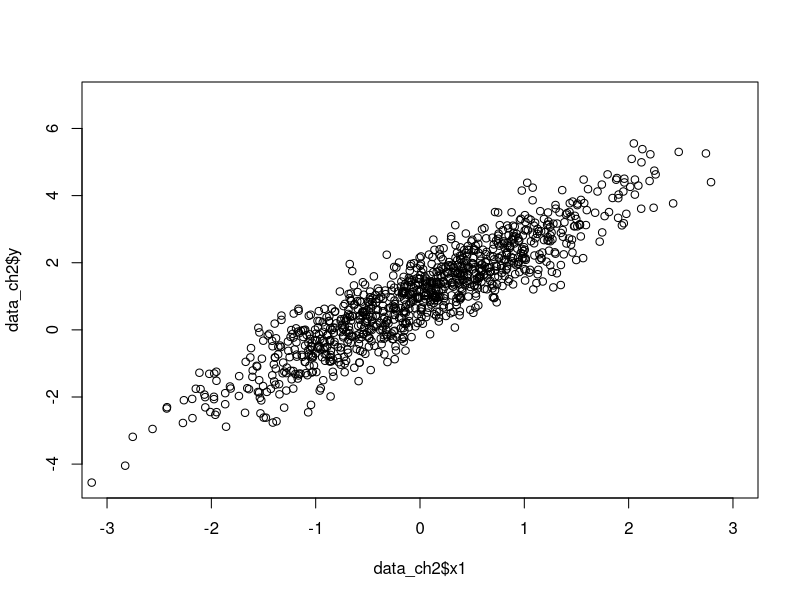
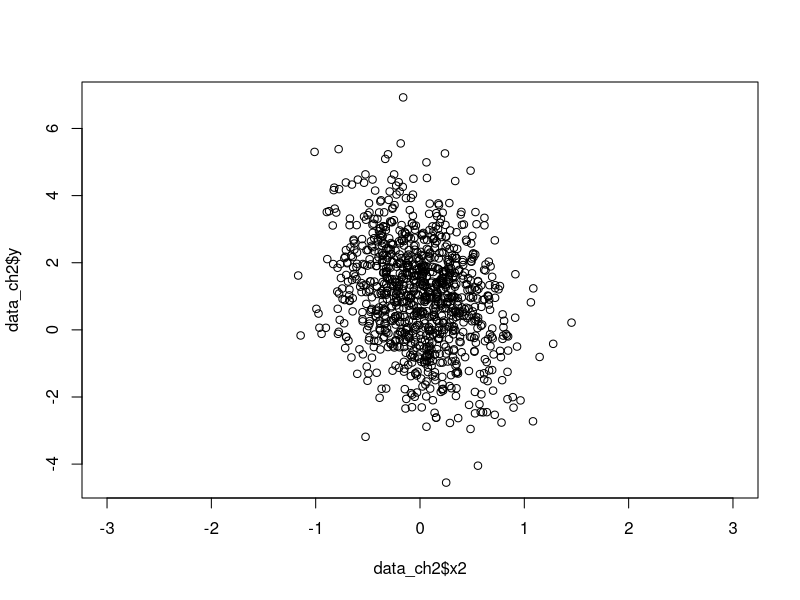

Write the R code that produced these figures, in order.
# Simple Regression
y = c(7,3,5,6,1,2) # y= # of cup of coffee
x = c(1,0,1,1,0,0) # x= baby cried

## Original model:               y = b0 + b1x + u
## Estimated model (prediction): yhat = b0hat + b1hatx
## Estimated model (prediction): yhat = 2 + 4x
## H0: b0 = 0; t = b0hat/se 
## H0: b1 = 0;
lm <- lm(y~x)
typeof(lm)
summary(lm)

# R-squared Illustration
library(readxl)
data_ch2 <- read_excel('data_ch2.xlsx')
plot(data_ch2$x1, data_ch2$y, xlim = c(-3,3))
plot(data_ch2$x2, data_ch2$y, xlim = c(-3,3))

summary(lm(y~x1, data = data_ch2))
summary(lm(y~x2, data = data_ch2))



charity <- read_excel('charity.xls')
